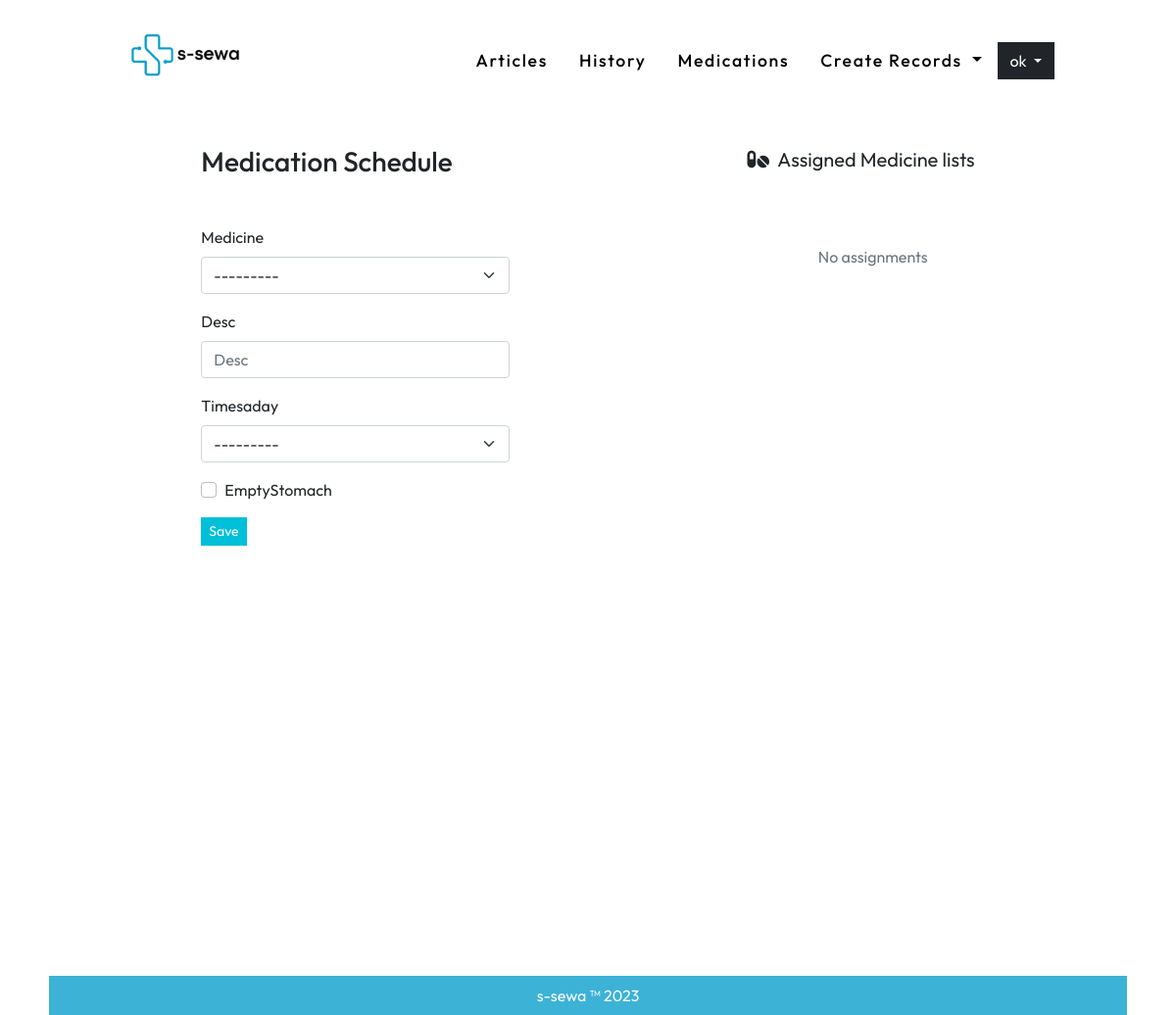
The app's page /medications/add/ (signed in), older data.
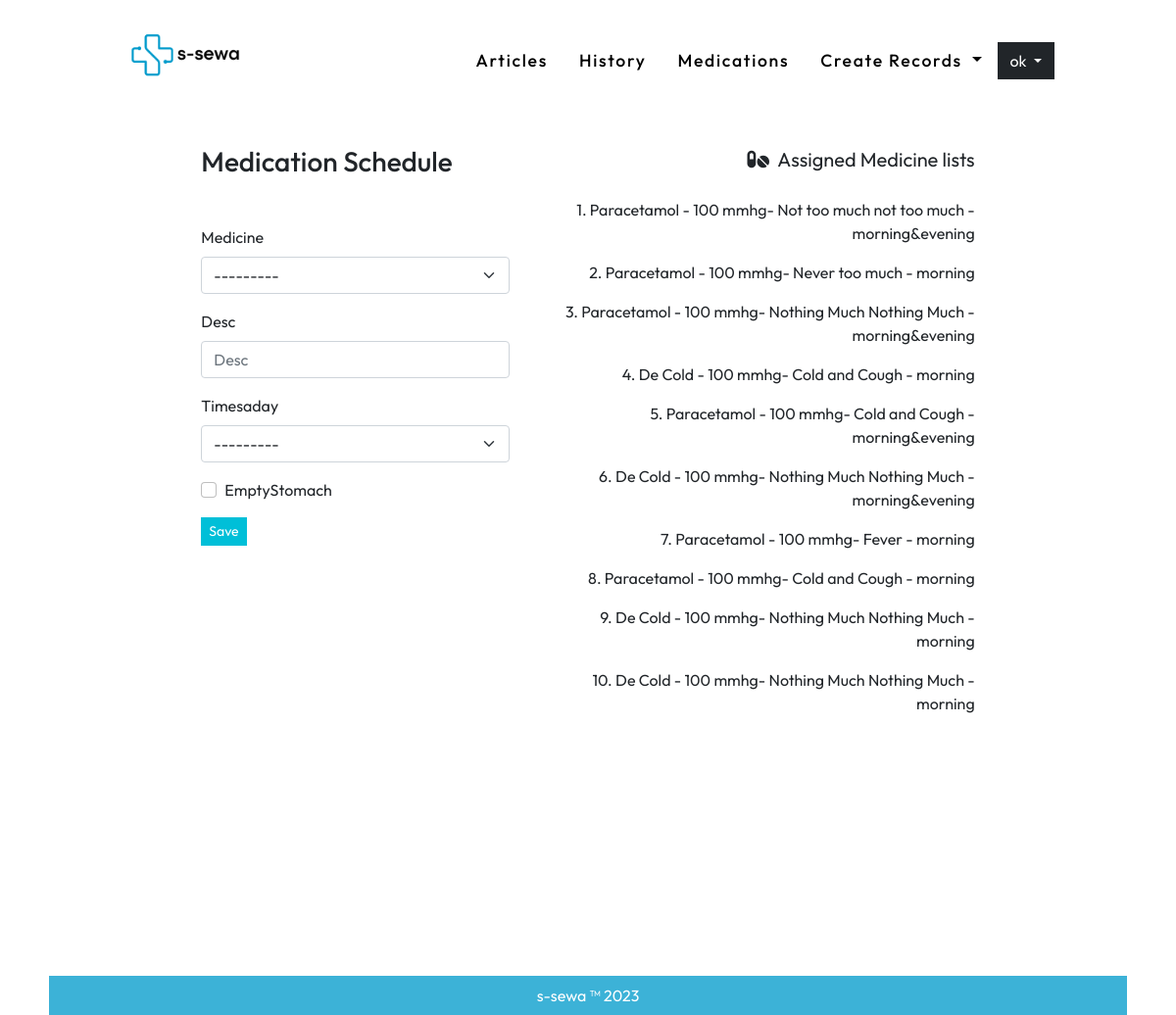
The same page, newer data.
### medication/models.py (models this page shows, shortened)
class MedicineMedicationSchedule(models.Model):
    TIME_CHOICES = (
    ('morning', 'Morning'),
    ('morning&evening', 'Morning & Evening'),
     ('morning&afternoon&evening','Morning, Afternoon & Evening'),
    )
    medicationSchedule = models.ForeignKey(MedicationSchedule, on_delete=models.CASCADE)
    medicine = models.ForeignKey(Medicine, on_delete=models.CASCADE)
    desc = models.CharField(max_length=2000, null=True)
    timesaday= models.CharField(null=False, max_length=50, choices=TIME_CHOICES)
    emptyStomach = models.BooleanField(default=False)

class Medicine(models.Model):
    name = models.CharField(max_length=200, null=False)
    desc = models.TextField(null=True)
    dose = models.CharField(max_length=100, null=False)
    price =  models.IntegerField(null=False)
    def __str__(self):
        return ("{} - {} mmhg".format(self.name,str(self.dose)))

### medication/views.py (the view, shortened to what this page needs)
# urls.py: path('add/', AddMedicationSchedule.as_view(), name='addmedication' ),
class AddMedicationSchedule(LoginRequiredMixin,CreateView):
    template_name='medication/addmedication.html'
    model = MedicineMedicationSchedule
    fields =['medicine','desc','timesaday','emptyStomach']
    def get_context_data(self, **kwargs):
        context = super(AddMedicationSchedule, self).get_context_data(**kwargs)
        medScd = MedicationSchedule.objects.filter(created_by = self.request.user).last()
        medicines = MedicineMedicationSchedule.objects.filter(medicationSchedule=medScd).order_by('-id')
        context.update({ "medicines":medicines})
        return context

### user_auth/models.py (called while the page is built)
    @property
    def username(self):
        return self.email.split('@')[0]

### templates/medication/addmedication.html (shortened to what this page needs)
{% extends '../base.html' %} {% load static %} {% load django_bootstrap5 %}
{%block bodyblock%}
<div class="container-fluid px-0 mx-0 homediv">
  <div class="container col-lg-10 mx-auto mt-4">
    <div class="row col-lg-10 mx-auto">
      <div class="col-lg-5">
        <h3 class="mb-5">Medication Schedule</h3>
        <form method="post">
          {% bootstrap_form form layout='floating' %}
          <button type="submit" class="btn btn-sm btn-primary">Save</button>
        </form>
      </div>
      <div class="col ms-3 ">
        <p class="text-end fs-5 mb-4">
          <i class="fa-solid fa-pills"></i> &nbsp;Assigned Medicine lists
        </p>
        {% for i in medicines%}
        <div class="cursor text-end mb-3 ">
          <span>{{forloop.counter}}. </span>
          <span>{{i.medicine.name}} - </span>
          <span>{{i.medicine.dose}} mmhg- </span>
          <span>{{i.desc}} - </span>
          <span>{{i.timesaday}}</span>
        </div>
        {%empty%}
        <p class="text-end p-5 text-muted">No assignments</p>
        {%endfor%}
      </div>
    </div>
  </div>
</div>
{%endblock%}

Row changes from the older to the newer data that the page shows:
added MedicineMedicationSchedule: medicine.name "Paracetamol", medicine.dose "100", desc "Not too much not too much", timesaday "morning&evening"
added MedicineMedicationSchedule: medicine.name "Paracetamol", medicine.dose "100", desc "Never too much", timesaday "morning"
added MedicineMedicationSchedule: medicine.name "Paracetamol", medicine.dose "100", desc "Nothing Much Nothing Much", timesaday "morning&evening"
added MedicineMedicationSchedule: medicine.name "De Cold", medicine.dose "100", desc "Cold and Cough", timesaday "morning"
added MedicineMedicationSchedule: medicine.name "Paracetamol", medicine.dose "100", desc "Cold and Cough", timesaday "morning&evening"
added MedicineMedicationSchedule: medicine.name "De Cold", medicine.dose "100", desc "Nothing Much Nothing Much", timesaday "morning&evening"
added MedicineMedicationSchedule: medicine.name "Paracetamol", medicine.dose "100", desc "Fever", timesaday "morning"
added MedicineMedicationSchedule: medicine.name "Paracetamol", medicine.dose "100", desc "Cold and Cough", timesaday "morning"
added MedicineMedicationSchedule: medicine.name "De Cold", medicine.dose "100", desc "Nothing Much Nothing Much", timesaday "morning"
added MedicineMedicationSchedule: medicine.name "De Cold", medicine.dose "100", desc "Nothing Much Nothing Much", timesaday "morning"
Text that changed along with them:
text no longer shown: "No assignments"
